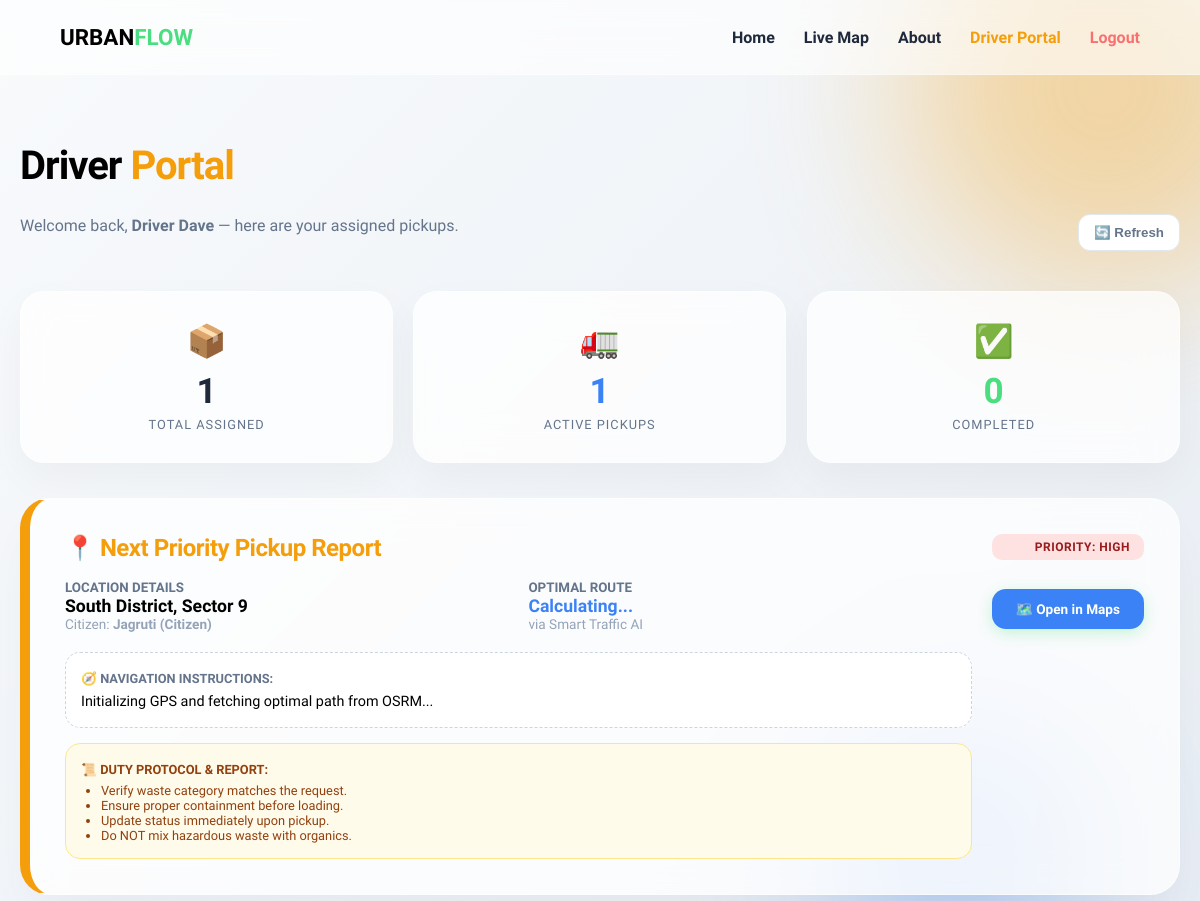
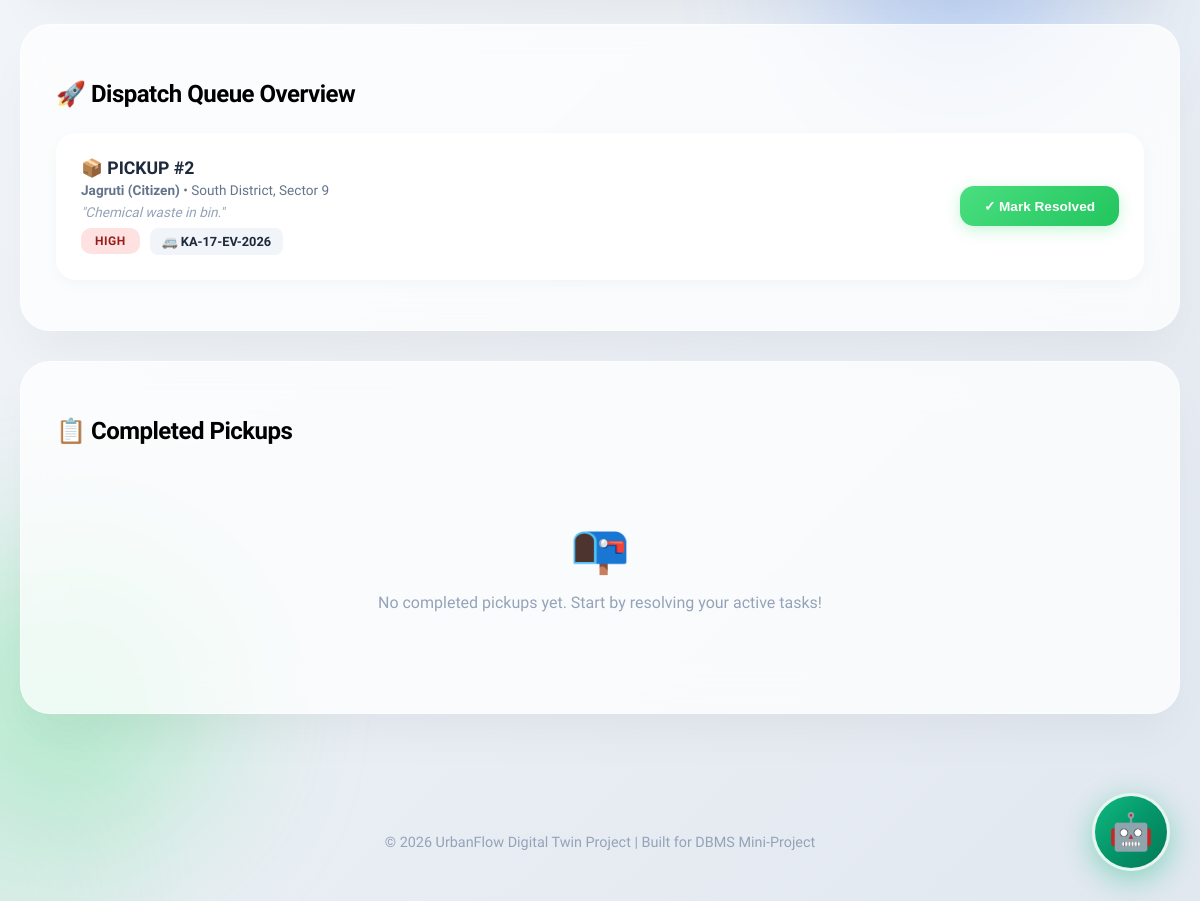
/driver.php (signed in), run on the app's committed database (2 pictures, top to bottom).
### tables this page shows
CREATE TABLE IF NOT EXISTS fleet_assignments (
    assignment_id INT AUTO_INCREMENT PRIMARY KEY,
    request_id INT DEFAULT NULL,
    dump_id INT DEFAULT NULL,
    collector_id INT NOT NULL,
    vehicle_no VARCHAR(50) NOT NULL,
    assigned_at TIMESTAMP DEFAULT CURRENT_TIMESTAMP,
    FOREIGN KEY (request_id) REFERENCES disposal_requests(request_id) ON DELETE CASCADE,
    FOREIGN KEY (dump_id) REFERENCES illegal_dumps(dump_id) ON DELETE CASCADE,
    FOREIGN KEY (collector_id) REFERENCES users(user_id) ON DELETE CASCADE
);

CREATE TABLE IF NOT EXISTS zones (
    zone_id INT AUTO_INCREMENT PRIMARY KEY,
    zone_name VARCHAR(100) NOT NULL,
    lat DECIMAL(10, 6) DEFAULT 40.7128,
    lng DECIMAL(10, 6) DEFAULT -74.0060,
    created_at TIMESTAMP DEFAULT CURRENT_TIMESTAMP
);

CREATE TABLE IF NOT EXISTS users (
    user_id INT AUTO_INCREMENT PRIMARY KEY,
    full_name VARCHAR(100) NOT NULL,
    email VARCHAR(100) UNIQUE NOT NULL,
    password VARCHAR(255) NOT NULL,
    role ENUM('citizen', 'admin', 'collector') NOT NULL DEFAULT 'citizen',
    created_at TIMESTAMP DEFAULT CURRENT_TIMESTAMP
);

### driver.php (the view, shortened to what this page needs)
<?php
include('includes/header.php');
$driver_id = $_SESSION['user_id'];
$driver_name = $_SESSION['user_name'];
$total_assigned_res = mysqli_query($conn, "SELECT COUNT(*) as c FROM fleet_assignments WHERE collector_id = $driver_id");
$total_assigned = ($total_assigned_res) ? mysqli_fetch_assoc($total_assigned_res)['c'] : 0;
$active_tasks_res = mysqli_query($conn,
    "SELECT COUNT(*) as c FROM fleet_assignments f
     LEFT JOIN disposal_requests r ON f.request_id = r.request_id
     LEFT JOIN illegal_dumps d ON f.dump_id = d.dump_id
     WHERE f.collector_id = $driver_id
     AND (r.status = 'Dispatched' OR d.status = 'Cleanup Dispatched')");
$active_tasks = ($active_tasks_res) ? mysqli_fetch_assoc($active_tasks_res)['c'] : 0;
$completed_tasks_res = mysqli_query($conn,
    "SELECT COUNT(*) as c FROM fleet_assignments f
     LEFT JOIN disposal_requests r ON f.request_id = r.request_id
     LEFT JOIN illegal_dumps d ON f.dump_id = d.dump_id
     WHERE f.collector_id = $driver_id
     AND (r.status = 'Resolved' OR d.status = 'Resolved')");
$completed_tasks = ($completed_tasks_res) ? mysqli_fetch_assoc($completed_tasks_res)['c'] : 0;
?>
<div class="orb" style="width: 400px; height: 400px; top: -100px; right: -100px; background: #f59e0b;"></div>
<div class="orb" style="width: 300px; height: 300px; bottom: 50px; left: -80px; background: #4ade80;"></div>
<div class="driver-container">
    <div class="driver-header" style="display: flex; justify-content: space-between; align-items: flex-end;">
        <div>
            <h1>Driver <span style="color: var(--accent-amber);">Portal</span></h1>
            <p>Welcome back, <strong><?php echo htmlspecialchars($driver_name); ?></strong> — here are your assigned pickups.</p>
        </div>
        <button onclick="location.reload()" style="background: white; border: 1px solid #e2e8f0; padding: 10px 15px; border-radius: 12px; cursor: pointer; font-weight: 700; color: #64748b;">🔄 Refresh</button>
    </div>
    <div class="stats-row">
        <div class="stat-card" data-aos="zoom-in" data-aos-delay="100">
            <div class="stat-icon">📦</div>
            <div class="stat-value" id="count-total"><?php echo $total_assigned; ?></div>
            <div class="stat-label">Total Assigned</div>
        </div>
        <div class="stat-card" data-aos="zoom-in" data-aos-delay="200">
            <div class="stat-icon">🚛</div>
            <div class="stat-value" id="count-active" style="color: var(--accent-blue);"><?php echo $active_tasks; ?></div>
            <div class="stat-label">Active Pickups</div>
        </div>
        <div class="stat-card" data-aos="zoom-in" data-aos-delay="300">
            <div class="stat-icon">✅</div>
            <div class="stat-value" id="count-completed" style="color: var(--primary);"><?php echo $completed_tasks; ?></div>
            <div class="stat-label">Completed</div>
        </div>
    </div>
    <?php
    $priority_query = "SELECT f.*,
                              COALESCE(r.category, 'Illegal Dump Cleanup') as category,
                              COALESCE(r.comment, d.description) as comment,
                              COALESCE(r.urgency_level, d.severity) as urgency_level,
                              z.zone_name, z.lat as dest_lat, z.lng as dest_lng, u.full_name as citizen_name,
                              d.image_path,
                              CASE WHEN f.dump_id IS NOT NULL THEN 'dump' ELSE 'request' END as type
                      FROM fleet_assignments f
                      LEFT JOIN disposal_requests r ON f.request_id = r.request_id
                      LEFT JOIN illegal_dumps d ON f.dump_id = d.dump_id
                      JOIN zones z ON (r.zone_id = z.zone_id OR d.zone_id = z.zone_id)
                      JOIN users u ON (r.citizen_id = u.user_id OR d.citizen_id = u.user_id)
                      WHERE f.collector_id = $driver_id
                      AND (r.status = 'Dispatched' OR d.status = 'Cleanup Dispatched')
                      ORDER BY CASE WHEN COALESCE(r.urgency_level, d.severity) = 'Critical' THEN 1
                                    WHEN COALESCE(r.urgency_level, d.severity) = 'High' THEN 2
                                    WHEN COALESCE(r.urgency_level, d.severity) = 'Medium' THEN 3
                                    ELSE 4 END, f.assignment_id ASC
                      LIMIT 1";
    $priority_res = mysqli_query($conn, $priority_query);
    $priority_task = mysqli_fetch_assoc($priority_res);
    ?>
    <?php if ($priority_task): ?>
    <div class="glass-panel" style="border-left: 10px solid <?php echo $priority_task['type'] == 'dump' ? 'var(--danger)' : 'var(--accent-amber)'; ?>;">
        <div style="display: flex; justify-content: space-between; align-items: flex-start; flex-wrap: wrap; gap: 20px;">
            <div style="flex: 1;">
                <h2 style="margin: 0; color: <?php echo $priority_task['type'] == 'dump' ? 'var(--danger)' : 'var(--accent-amber)'; ?>;">
                    📍 Next Priority <?php echo $priority_task['type'] == 'dump' ? 'Cleanup' : 'Pickup'; ?> Report
                </h2>
                <div style="margin-top: 15px; display: grid; grid-template-columns: 1fr 1fr; gap: 20px;">
                    <div>
                        <small style="color: #64748b; text-transform: uppercase; font-weight: 700;">Location Details</small>
                        <div style="font-size: 1.1rem; font-weight: 800;"><?php echo $priority_task['zone_name']; ?></div>
                        <div style="font-size: 0.85rem; color: #94a3b8;"><?php echo $priority_task['type'] == 'dump' ? 'Reported by ' : 'Citizen: '; ?><strong><?php echo $priority_task['citizen_name']; ?></strong></div>
                    </div>
                    <div>
                        <small style="color: #64748b; text-transform: uppercase; font-weight: 700;">Optimal Route</small>
                        <div style="font-size: 1.1rem; font-weight: 800; color: var(--accent-blue);" id="route-meta">Calculating...</div>
                        <div style="font-size: 0.85rem; color: #94a3b8;">via Smart Traffic AI</div>
                    </div>
                </div>
                <div style="margin-top: 20px; padding: 15px; background: white; border-radius: 15px; border: 1px dashed #cbd5e1;">
                    <strong style="font-size: 0.8rem; color: #64748b;">🧭 NAVIGATION INSTRUCTIONS:</strong>
                    <p style="margin: 5px 0 0; font-size: 0.9rem; line-height: 1.4;" id="nav-instructions">
                        Initializing GPS and fetching optimal path from OSRM...
                    </p>
                </div>
                <div style="margin-top: 15px; padding: 15px; background: #fffbeb; border-radius: 15px; border: 1px solid #fde68a;">
                    <strong style="font-size: 0.8rem; color: #92400e;">📜 DUTY PROTOCOL & REPORT:</strong>
                    <ul style="margin: 5px 0 0; font-size: 0.8rem; color: #92400e; padding-left: 20px;">
                        <li>Verify waste category matches the request.</li>
                        <li>Ensure proper containment before loading.</li>
                        <li>Update status immediately upon pickup.</li>
                        <li>Do NOT mix hazardous waste with organics.</li>
                    </ul>
                </div>
            </div>
            <div style="text-align: right;">
                <div class="badge badge-high" style="margin-bottom: 10px;">Priority: <?php echo $priority_task['urgency_level']; ?></div>
                <br>
                <a href="https://www.google.com/maps/dir/?api=1&destination=<?php echo $priority_task['dest_lat']; ?>,<?php echo $priority_task['dest_lng']; ?>" target="_blank" class="btn-resolve" style="background: var(--accent-blue); text-decoration: none; display: inline-flex;">
                    🗺️ Open in Maps
                </a>
            </div>
        </div>
    </div>
    <?php endif; ?>
    <div class="glass-panel">
        <h2>🚀 Dispatch Queue Overview</h2>
        <?php
        $active_query = "SELECT f.*,
                                COALESCE(r.category, '🚨 Illegal Dump') as category,
                                COALESCE(r.comment, d.description) as comment,
                                COALESCE(r.urgency_level, d.severity) as urgency_level,
                                COALESCE(r.status, d.status) as status,
                                z.zone_name, u.full_name as citizen_name,
                                CASE WHEN f.dump_id IS NOT NULL THEN 'dump' ELSE 'request' END as type
                         FROM fleet_assignments f
                         LEFT JOIN disposal_requests r ON f.request_id = r.request_id
                         LEFT JOIN illegal_dumps d ON f.dump_id = d.dump_id
                         JOIN zones z ON (r.zone_id = z.zone_id OR d.zone_id = z.zone_id)
                         JOIN users u ON (r.citizen_id = u.user_id OR d.citizen_id = u.user_id)
                         WHERE f.collector_id = $driver_id
                         AND (r.status = 'Dispatched' OR d.status = 'Cleanup Dispatched')
                         ORDER BY f.assignment_id DESC";
        $active_result = mysqli_query($conn, $active_query);
        if ($active_result && mysqli_num_rows($active_result) > 0):
            while($task = mysqli_fetch_assoc($active_result)):
                $urgencyClass = 'badge-' . strtolower($task['urgency_level']);
        ?>
            <div class="task-card" style="<?php echo $task['type'] == 'dump' ? 'border-left: 5px solid var(--danger);' : ''; ?>">
                <div class="task-info" style="display: flex; gap: 15px; align-items: center;">
                    <div>
                        <div class="task-id">
                            <?php echo $task['type'] == 'dump' ? '🚨 DUMP CLEANUP' : '📦 PICKUP'; ?> #<?php echo $task['type'] == 'dump' ? $task['dump_id'] : $task['request_id']; ?>
                        </div>
                        <div class="task-meta">
                            <strong><?php echo htmlspecialchars($task['citizen_name']); ?></strong>
                            &bull; <?php echo htmlspecialchars($task['zone_name']); ?>
                        </div>
                        <?php if(!empty($task['comment'])): ?>
                            <div class="task-comment">"<?php echo htmlspecialchars($task['comment']); ?>"</div>
                        <?php endif; ?>
                        <div style="margin-top: 8px; display: flex; gap: 10px; align-items: center; flex-wrap: wrap;">
                            <span class="badge <?php echo $urgencyClass; ?>"><?php echo $task['urgency_level']; ?></span>
                            <span class="vehicle-tag">🚐 <?php echo htmlspecialchars($task['vehicle_no']); ?></span>
                        </div>
                    </div>
                </div>
                <form action="resolve_task.php" method="POST">
                    <button type="submit" class="btn-resolve">✓ Mark Resolved</button>
                </form>
            </div>
        <?php endwhile;
        endif; ?>
    </div>
    <div class="glass-panel">
        <h2>📋 Completed Pickups</h2>
        <?php
        $done_query = "SELECT f.*,
                              COALESCE(r.category, 'Illegal Dump') as category,
                              COALESCE(r.status, d.status) as status,
                              z.zone_name, u.full_name as citizen_name,
                              CASE WHEN f.dump_id IS NOT NULL THEN 'dump' ELSE 'request' END as type
                       FROM fleet_assignments f
                       LEFT JOIN disposal_requests r ON f.request_id = r.request_id
                       LEFT JOIN illegal_dumps d ON f.dump_id = d.dump_id
                       JOIN zones z ON (r.zone_id = z.zone_id OR d.zone_id = z.zone_id)
                       JOIN users u ON (r.citizen_id = u.user_id OR d.citizen_id = u.user_id)
                       WHERE f.collector_id = $driver_id
                       AND (r.status = 'Resolved' OR d.status = 'Resolved')
                       ORDER BY f.assignment_id DESC
                       LIMIT 10";
        $done_result = mysqli_query($conn, $done_query);
        if ($done_result && mysqli_num_rows($done_result) > 0):
        ?>
        <table class="completed-table">
            <thead>
                <tr>
                    <th>Request</th>
                    <th>Citizen</th>
                    <th>Zone</th>
                    <th>Category</th>
                    <th>Vehicle</th>
                    <th>Status</th>
                </tr>
            </thead>
            <tbody>
                <?php while($row = mysqli_fetch_assoc($done_result)): ?>
                <tr>
                    <td><strong>#<?php echo $row['type'] == 'dump' ? $row['dump_id'] : $row['request_id']; ?></strong><br>
                        <small style="color:<?php echo $row['type'] == 'dump' ? 'var(--danger)' : 'var(--accent-amber)'; ?>; font-weight:700;">
                            <?php echo strtoupper($row['type']); ?>
                        </small>
                    </td>
                    <td><?php echo htmlspecialchars($row['citizen_name']); ?></td>
                    <td><?php echo htmlspecialchars($row['zone_name']); ?></td>
                    <td><?php echo htmlspecialchars($row['category']); ?></td>
                    <td><span class="vehicle-tag">🚐 <?php echo htmlspecialchars($row['vehicle_no']); ?></span></td>
                    <td><span class="badge badge-resolved">Resolved</span></td>
                </tr>
                <?php endwhile; ?>
            </tbody>
        </table>
        <?php else: ?>
            <div class="empty-state">
                <div class="emoji">📭</div>
                <p>No completed pickups yet. Start by resolving your active tasks!</p>
            </div>
        <?php endif; ?>
    </div>
</div>
<?php include('includes/footer.php'); ?>

### data on the page
fleet_assignments: zones.zone_name "South District, Sector 9", users.full_name "Jagruti (Citizen)", request "2", comment "Chemical waste in bin.", urgency_level "HIGH", vehicle_no "KA-17-EV-2026"

### other printed values
$driver_name "Driver Dave"
$total_assigned "1"
$active_tasks "1"
$completed_tasks "0"
$priority_task['urgency_level'] "HIGH"
